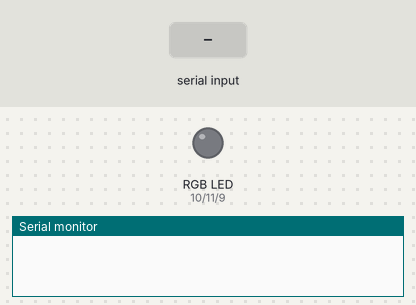
Recording of a sketch running on a simulated Arduino Uno, built with avr-gcc and run on an emulated ATmega328P. On the bench: an RGB LED mixed from three pins (HIGH = lit), the last lines printed to the serial monitor. The test bench sets the inputs (shaded band).

Above: at 1.2 s.
1.3 s: "O" received over the second serial link
At 2.4 s:
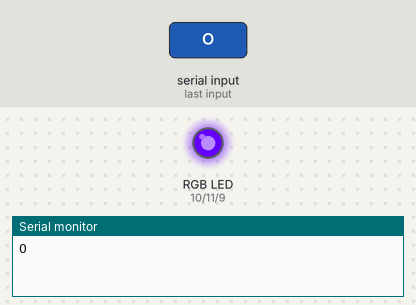
2.8 s: "o" received over the second serial link
At 3.6 s:
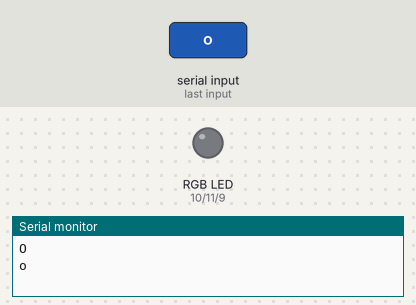
4.3 s: "R" received over the second serial link
At 4.7 s:
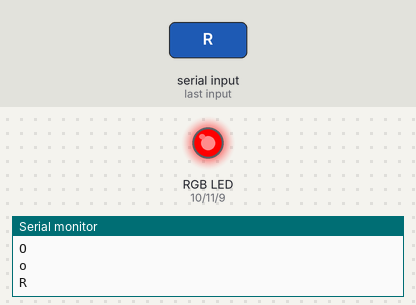
5.8 s: "G" received over the second serial link
At 7.0 s:
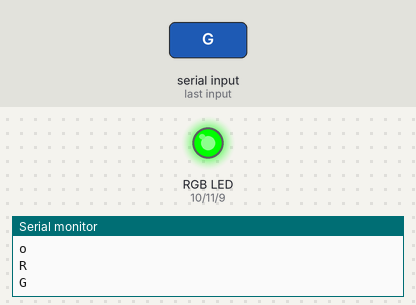
7.3 s: "Y" received over the second serial link
At 8.2 s:
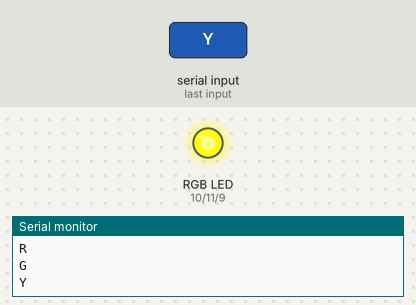
Timing chart, 0 to 9.8 s (numbered marks = the images above; inputs shaded):
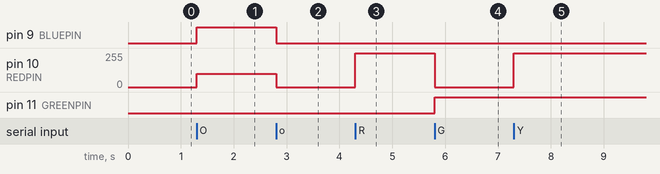

Measured:
- after the input at 1.3 s, pin 9 (BLUEPIN): LOW → HIGH at once; pin 10 (REDPIN): 0/255 → 100/255 at once
- after the input at 2.8 s, pin 9 (BLUEPIN): HIGH → LOW at once; pin 10 (REDPIN): 100/255 → 0/255 at once
- after the input at 4.3 s, pin 10 (REDPIN): 0/255 → 255/255 at once
- after the input at 5.8 s, pin 10 (REDPIN): 255/255 → 0/255 at once; pin 11 (GREENPIN): LOW → HIGH at once
- after the input at 7.3 s, pin 10 (REDPIN): 0/255 → 255/255 at once

The sketch:

Cactus_LED_strip.ino
```cpp
#define REDPIN 10
#define GREENPIN 11
#define BLUEPIN 9
#include <SoftwareSerial.h>

SoftwareSerial bSerial(2, 3); // RX, TX

//This is a starting character value that will be replaced by values recieved over bluetooth
char inputChar = 'a';
bool override = false;
void recolor();
byte r,g,b;

void setup() {
  pinMode(REDPIN, OUTPUT);
  pinMode(GREENPIN, OUTPUT);
  pinMode(BLUEPIN, OUTPUT);

  Serial.begin(9600);

  bSerial.begin(9600);
}


void loop() {
//  while(bSerial.available()) {
//    Serial.write(bSerial.read());
//  }
//  while(Serial.available()) {
//    char c = Serial.read();
//    bSerial.write(c);
//    Serial.print(c);
//  }

  if (bSerial.available() > 0) //The value returned by Serial.available() will be 0 if there has not been a transmission.
  {
    inputChar = bSerial.read();  //Store character read from serial
    Serial.println(inputChar);  //This sends the recieved value back to the the Bluetooth master (your computer). This prints the value for you to see
    switch (inputChar)
    {
      case 'O':
        override = true;
        break;
       case 'o':
        override = false;
        break;
      case 'R':   //Red LED
        r = 255;
        g = 0;
        b = 0;
        break;
     case 'G':   //Red LED
        r = 0;
        g = 255;
        b = 0;
        break;
     case 'Y':   //Red LED
        r = 255;
        g = 255;
        b = 0;
        break;
      default:
        break;
    }
    recolor();
  }
}
void recolor() {
  if(override) {
    analogWrite(REDPIN, 100);
    analogWrite(GREENPIN, 0);
    analogWrite(BLUEPIN, 255);
    return;
  }
  analogWrite(REDPIN, r);
  analogWrite(GREENPIN, g);
  analogWrite(BLUEPIN, b);
}
```
